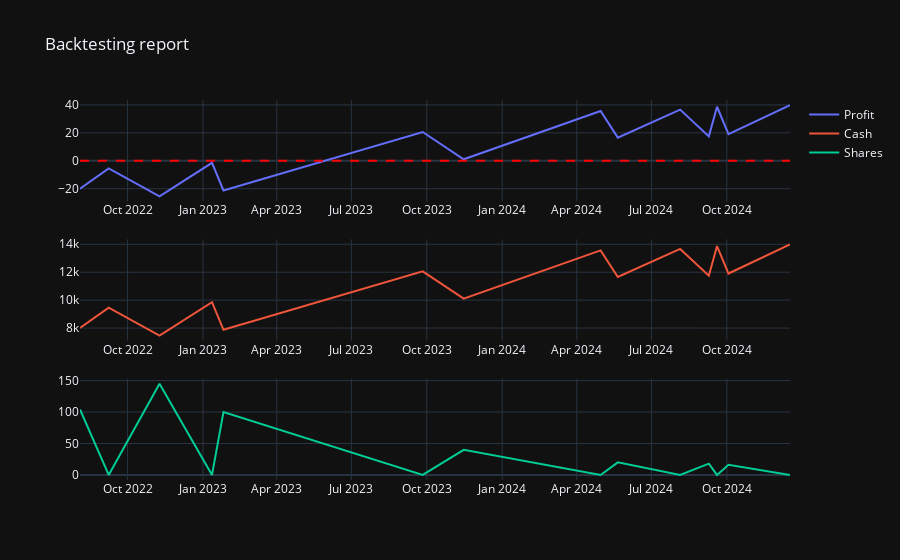

The cell this chart's notebook holds for it:
### Code cell
bt.show_report()

### Figure 1 — Plotly figure (JSON) as saved in the notebook; plotly's stock layout.template omitted (floating-point values rounded to 4 significant figures)
{"data": [{"mode": "lines", "name": "Profit", "type": "scatter", "x": ["2022-08-04", "2022-09-08", "2022-11-09", "2023-01-12", "2023-01-26", "2023-09-26", "2023-11-15", "2024-04-30", "2024-05-21", "2024-08-05", "2024-09-09", "2024-09-19", "2024-10-03", "2024-12-17"], "xaxis": "x", "y": [-19.98, -5.434, -25.41, -1.468, -21.27, 20.64, 1.086, 35.65, 16.57, 36.66, 17.49, 38.71, 19.06, 39.92], "yaxis": "y"}, {"mode": "lines", "name": "Cash", "type": "scatter", "x": ["2022-08-04", "2022-09-08", "2022-11-09", "2023-01-12", "2023-01-26", "2023-09-26", "2023-11-15", "2024-04-30", "2024-05-21", "2024-08-05", "2024-09-09", "2024-09-19", "2024-10-03", "2024-12-17"], "xaxis": "x2", "y": [8002.0, 9457.0, 7459.0, 9853.0, 7873.0, 12060.0, 10110.0, 13560.0, 11660.0, 13670.0, 11750.0, 13870.0, 11910.0, 13990.0], "yaxis": "y2"}, {"mode": "lines", "name": "Shares", "type": "scatter", "x": ["2022-08-04", "2022-09-08", "2022-11-09", "2023-01-12", "2023-01-26", "2023-09-26", "2023-11-15", "2024-04-30", "2024-05-21", "2024-08-05", "2024-09-09", "2024-09-19", "2024-10-03", "2024-12-17"], "xaxis": "x3", "y": [104, 0, 145, 0, 100, 0, 40, 0, 20, 0, 18, 0, 16, 0], "yaxis": "y3"}], "layout": {"shapes": [{"line": {"color": "red", "dash": "dash"}, "type": "line", "x0": 0, "x1": 1, "xref": "x domain", "y0": 0, "y1": 0, "yref": "y"}], "title": {"text": "Backtesting report"}, "xaxis": {"anchor": "y", "domain": [0, 1], "rangeslider": {"visible": false}}, "xaxis2": {"anchor": "y2", "domain": [0, 1]}, "xaxis3": {"anchor": "y3", "domain": [0, 1]}, "yaxis": {"anchor": "x", "domain": [0.7333, 1]}, "yaxis2": {"anchor": "x2", "domain": [0.3667, 0.6333]}, "yaxis3": {"anchor": "x3", "domain": [0, 0.2667]}}}
